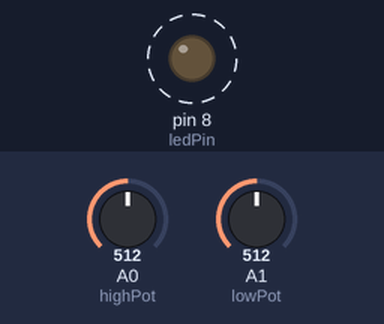
The sketch below on a simulated Arduino Uno, built with avr-gcc and run on an emulated ATmega328P. On the bench: output pins drawn as LEDs (lit = HIGH). Dashed ring = blinking. Inputs (shaded band) come from the test bench; at power-on: A0 (highPot) = 512, A1 (lowPot) = 512.

Above: at 1.2 s.
1.3 s: A0 (highPot) set to 100
At 2.2 s:
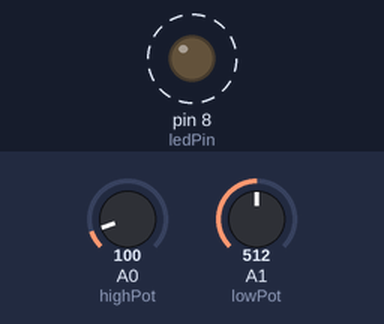
4.3 s: A0 (highPot) set to 85
At 4.66 s:
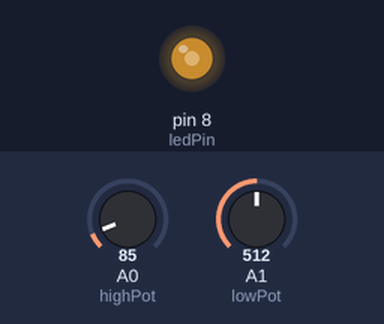
7.3 s: A0 (highPot) set to 119
10.3 s: A0 (highPot) set to 143
12.1 s: A0 (highPot) set to 0
13.6 s: A0 (highPot) set to 44
At 13.77 s:
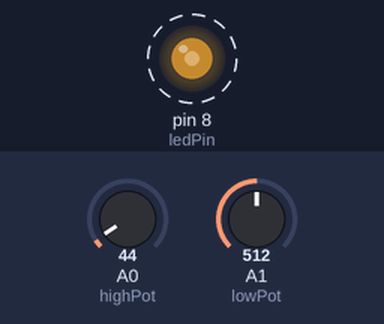
16.6 s: A0 (highPot) set to 55
Timing chart, 0 to 20.6 s (numbered marks = the images above; inputs shaded):
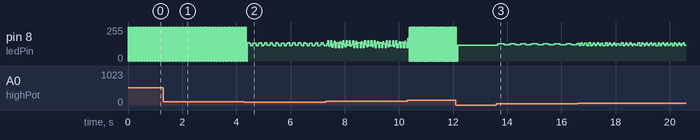

The sketch:

MoreBlinkys.ino
```cpp
const int ledPin = 8;
const int highPot = A0;
const int lowPot = A1;

void setup() {
  Serial.begin(9600);
  pinMode(ledPin, OUTPUT);
  pinMode(highPot, INPUT);
  pinMode(lowPot, INPUT);
}

void loop() {
  int h = analogRead(highPot) / 10;
  int l = analogRead(lowPot) / 10;

//  Serial.println(h);
//  Serial.println(-1 * l);


  digitalWrite(ledPin, HIGH);
  delay(1 + h);
  digitalWrite(ledPin, LOW);
  delay(1 + h);
}
```

Measured:
- the behaviour switches between 90 and 89 on A0 (highPot) (found by bisection; images 1 and 2)
- after the input at 1.3 s, pin 8 (ledPin): alternates 255/255 for 0.01 s and 0/255 for 0.01 s, starting after 0.07 s
- after the input at 13.6 s, pin 8 (ledPin): alternates 128/255 for 0.20 s and 122/255 for 0.20 s, starting after 0.05 s
- by itself, pin 8 (ledPin): alternates 255/255 for 0.05 s and 0/255 for 0.05 s
